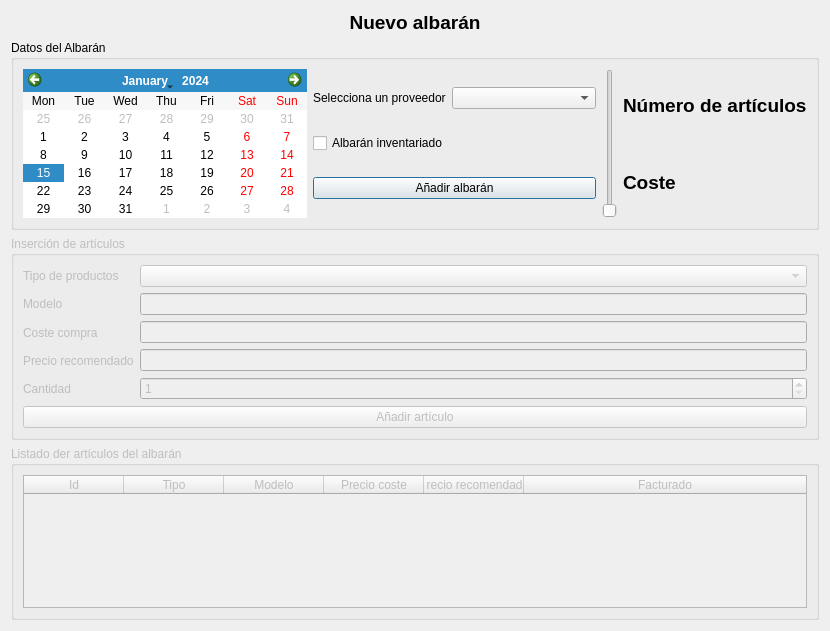
<?xml version="1.0" encoding="UTF-8"?>
<ui version="4.0">
 <class>ibmAlbaranes</class>
 <widget class="QDialog" name="ibmAlbaranes">
  <property name="geometry">
   <rect>
    <x>0</x>
    <y>0</y>
    <width>830</width>
    <height>631</height>
   </rect>
  </property>
  <property name="windowTitle">
   <string>Dialog</string>
  </property>
  <layout class="QHBoxLayout" name="horizontalLayout_5">
   <item>
    <layout class="QVBoxLayout" name="verticalLayout_8">
     <item>
      <widget class="QLabel" name="lblTitulo">
       <property name="font">
        <font>
         <pointsize>14</pointsize>
         <weight>75</weight>
         <bold>true</bold>
        </font>
       </property>
       <property name="text">
        <string>Nuevo albarán</string>
       </property>
       <property name="alignment">
        <set>Qt::AlignCenter</set>
       </property>
      </widget>
     </item>
     <item>
      <widget class="QGroupBox" name="grpAlbaran">
       <property name="title">
        <string>Datos del Albarán</string>
       </property>
       <layout class="QVBoxLayout" name="verticalLayout_7">
        <item>
         <layout class="QHBoxLayout" name="horizontalLayout_2">
          <item>
           <widget class="QCalendarWidget" name="calendar">
            <property name="firstDayOfWeek">
             <enum>Qt::Monday</enum>
            </property>
            <property name="verticalHeaderFormat">
             <enum>QCalendarWidget::NoVerticalHeader</enum>
            </property>
           </widget>
          </item>
          <item>
           <layout class="QVBoxLayout" name="verticalLayout_5">
            <item>
             <layout class="QHBoxLayout" name="horizontalLayout">
              <item>
               <widget class="QLabel" name="lblProveedores">
                <property name="sizePolicy">
                 <sizepolicy hsizetype="Minimum" vsizetype="Preferred">
                  <horstretch>0</horstretch>
                  <verstretch>0</verstretch>
                 </sizepolicy>
                </property>
                <property name="text">
                 <string>Selecciona un proveedor</string>
                </property>
               </widget>
              </item>
              <item>
               <widget class="QComboBox" name="cmbProveedores">
                <property name="sizePolicy">
                 <sizepolicy hsizetype="Expanding" vsizetype="Fixed">
                  <horstretch>0</horstretch>
                  <verstretch>0</verstretch>
                 </sizepolicy>
                </property>
               </widget>
              </item>
             </layout>
            </item>
            <item>
             <widget class="QCheckBox" name="chkInventariado">
              <property name="text">
               <string>Albarán inventariado</string>
              </property>
             </widget>
            </item>
            <item>
             <widget class="QPushButton" name="cmdAlbaran">
              <property name="text">
               <string>Añadir albarán</string>
              </property>
             </widget>
            </item>
           </layout>
          </item>
          <item>
           <widget class="QSlider" name="verticalSlider">
            <property name="orientation">
             <enum>Qt::Vertical</enum>
            </property>
           </widget>
          </item>
          <item>
           <layout class="QVBoxLayout" name="verticalLayout">
            <item>
             <widget class="QLabel" name="lblTotalArticulos">
              <property name="font">
               <font>
                <pointsize>14</pointsize>
                <weight>75</weight>
                <bold>true</bold>
               </font>
              </property>
              <property name="text">
               <string>Número de artículos</string>
              </property>
             </widget>
            </item>
            <item>
             <widget class="QLabel" name="lblTotalCoste">
              <property name="font">
               <font>
                <pointsize>14</pointsize>
                <weight>75</weight>
                <bold>true</bold>
               </font>
              </property>
              <property name="text">
               <string>Coste</string>
              </property>
             </widget>
            </item>
           </layout>
          </item>
         </layout>
        </item>
       </layout>
      </widget>
     </item>
     <item>
      <widget class="QGroupBox" name="grpInsercion">
       <property name="enabled">
        <bool>false</bool>
       </property>
       <property name="title">
        <string>Inserción de artículos</string>
       </property>
       <layout class="QVBoxLayout" name="verticalLayout_6">
        <item>
         <layout class="QVBoxLayout" name="verticalLayout_4">
          <item>
           <layout class="QHBoxLayout" name="horizontalLayout_3">
            <item>
             <layout class="QVBoxLayout" name="verticalLayout_2">
              <item>
               <widget class="QLabel" name="lblTipo">
                <property name="text">
                 <string>Tipo de productos</string>
                </property>
               </widget>
              </item>
              <item>
               <widget class="QLabel" name="lblModelo">
                <property name="text">
                 <string>Modelo</string>
                </property>
               </widget>
              </item>
              <item>
               <widget class="QLabel" name="lblCompra">
                <property name="text">
                 <string>Coste compra</string>
                </property>
               </widget>
              </item>
              <item>
               <widget class="QLabel" name="lblVenta">
                <property name="text">
                 <string>Precio recomendado</string>
                </property>
               </widget>
              </item>
              <item>
               <widget class="QLabel" name="lblCantidad">
                <property name="text">
                 <string>Cantidad</string>
                </property>
               </widget>
              </item>
             </layout>
            </item>
            <item>
             <layout class="QVBoxLayout" name="verticalLayout_3">
              <item>
               <widget class="QComboBox" name="cmbTipos"/>
              </item>
              <item>
               <widget class="QLineEdit" name="txtModelo"/>
              </item>
              <item>
               <widget class="QLineEdit" name="txtCompra"/>
              </item>
              <item>
               <widget class="QLineEdit" name="txtVenta">
                <property name="text">
                 <string/>
                </property>
               </widget>
              </item>
              <item>
               <widget class="QSpinBox" name="spnCantidad">
                <property name="minimum">
                 <number>1</number>
                </property>
                <property name="maximum">
                 <number>100000</number>
                </property>
               </widget>
              </item>
             </layout>
            </item>
           </layout>
          </item>
          <item>
           <widget class="QPushButton" name="cmdArticulo">
            <property name="text">
             <string>Añadir artículo</string>
            </property>
           </widget>
          </item>
         </layout>
        </item>
       </layout>
      </widget>
     </item>
     <item>
      <widget class="QGroupBox" name="grpArticulos">
       <property name="enabled">
        <bool>false</bool>
       </property>
       <property name="title">
        <string>Listado der artículos del albarán</string>
       </property>
       <layout class="QHBoxLayout" name="horizontalLayout_4">
        <item>
         <widget class="QTableWidget" name="tblArticulos">
          <property name="contextMenuPolicy">
           <enum>Qt::CustomContextMenu</enum>
          </property>
          <property name="alternatingRowColors">
           <bool>true</bool>
          </property>
          <property name="selectionMode">
           <enum>QAbstractItemView::SingleSelection</enum>
          </property>
          <property name="selectionBehavior">
           <enum>QAbstractItemView::SelectRows</enum>
          </property>
          <attribute name="horizontalHeaderStretchLastSection">
           <bool>true</bool>
          </attribute>
          <attribute name="verticalHeaderVisible">
           <bool>false</bool>
          </attribute>
          <attribute name="verticalHeaderVisible">
           <bool>false</bool>
          </attribute>
          <attribute name="horizontalHeaderStretchLastSection">
           <bool>true</bool>
          </attribute>
          <column>
           <property name="text">
            <string>Id</string>
           </property>
          </column>
          <column>
           <property name="text">
            <string>Tipo</string>
           </property>
          </column>
          <column>
           <property name="text">
            <string>Modelo</string>
           </property>
          </column>
          <column>
           <property name="text">
            <string>Precio coste</string>
           </property>
          </column>
          <column>
           <property name="text">
            <string>Precio recomendado</string>
           </property>
          </column>
          <column>
           <property name="text">
            <string>Facturado</string>
           </property>
          </column>
         </widget>
        </item>
       </layout>
      </widget>
     </item>
    </layout>
   </item>
  </layout>
  <action name="actionArticuloBorrar">
   <property name="icon">
    <iconset resource="../images/gnuoptics.qrc">
     <normaloff>:/gnuoptics/list-remove.png</normaloff>:/gnuoptics/list-remove.png</iconset>
   </property>
   <property name="text">
    <string>Borrar artículo</string>
   </property>
  </action>
 </widget>
 <resources>
  <include location="../images/gnuoptics.qrc"/>
 </resources>
 <connections/>
</ui>
